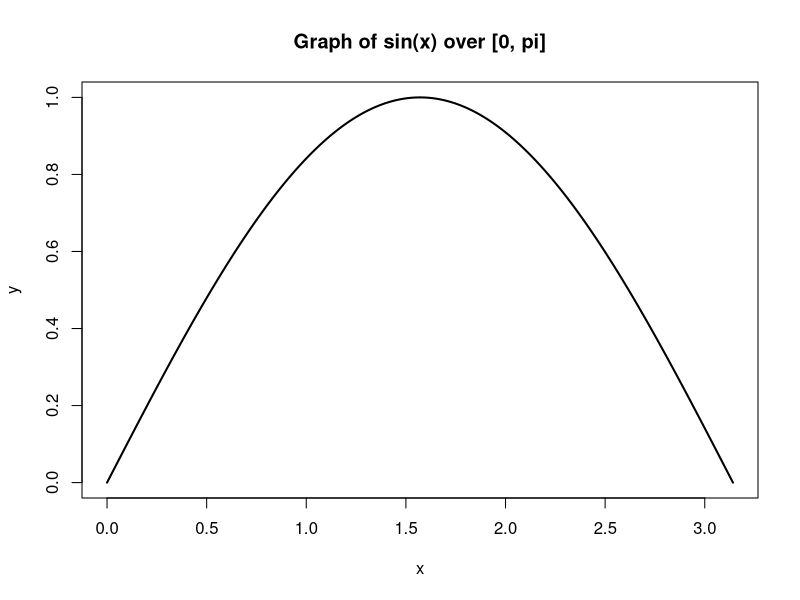
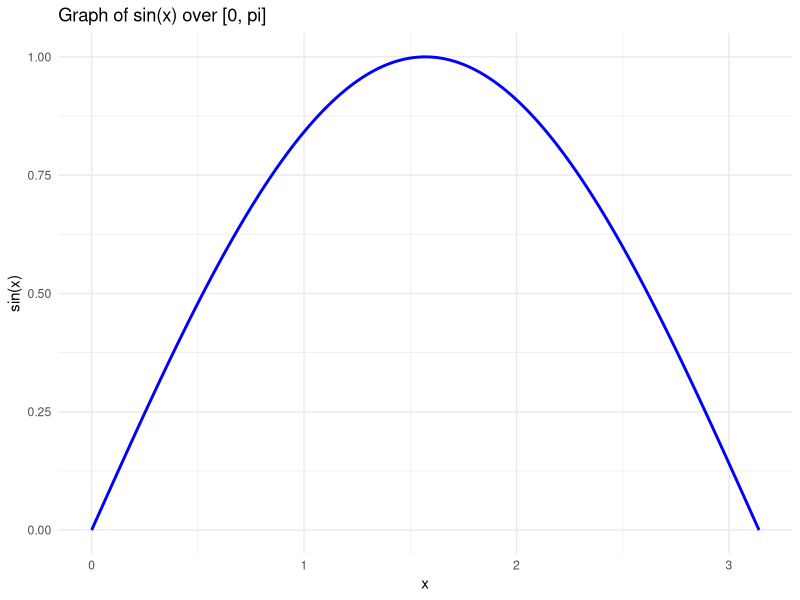

Reproduce these figures in R, in order.
# 5.2 метод трапеций
f <- function(x) { return(sin(x)) }

# integrRectangle <- function(f, a, b, n) {
#   dx <- (b - a) / n
#   res <- 0
#   for (i in 1:n) {
#     l <- a + dx * (i - 1)
#     r <- l + dx
#     res <- res + f((l + r) / 2) * dx
#   }
#   return(res)
# }

integrTrapezoidalDiscrete <- function(x, y) {
  if (length(x) != length(y)) {
    return("Ошибка: массивы разной длины")
  }
  integral <- sum(diff(x) * (head(y, -1) + tail(y, -1)) / 2)
  return(integral)
}

a <- 0
b <- pi
n <- 100

# integrNum <- integrRectangle(f, a, b, n)
# print(integrNum)

x <- seq(a, b, length.out = n)
y <- f(x)
integrtd = integrTrapezoidalDiscrete(x, y)
print(integrtd)

# integrAn <- 2
# erRectangle <- abs((integrNum - integrtd) / integrtd) * 100
# print(erRectangle)

# Create a graph of the function
x_vals <- seq(a, b, length.out = 1000)
y_vals <- f(x_vals)
# Построение графиков
plot(x = x_vals, y = y_vals, 
     type = "l", 
     col = "black", 
     lwd = 2, main = "Graph of sin(x) over [0, pi]", 
     xlab = "x", ylab = "y")  # График функции

library(ggplot2)
ggplot(data.frame(x = x_vals, y = y_vals), aes(x, y)) +
  geom_line(color = "blue", size = 1) +
  labs(title = "Graph of sin(x) over [0, pi]", x = "x", y = "sin(x)") +
  theme_minimal()
